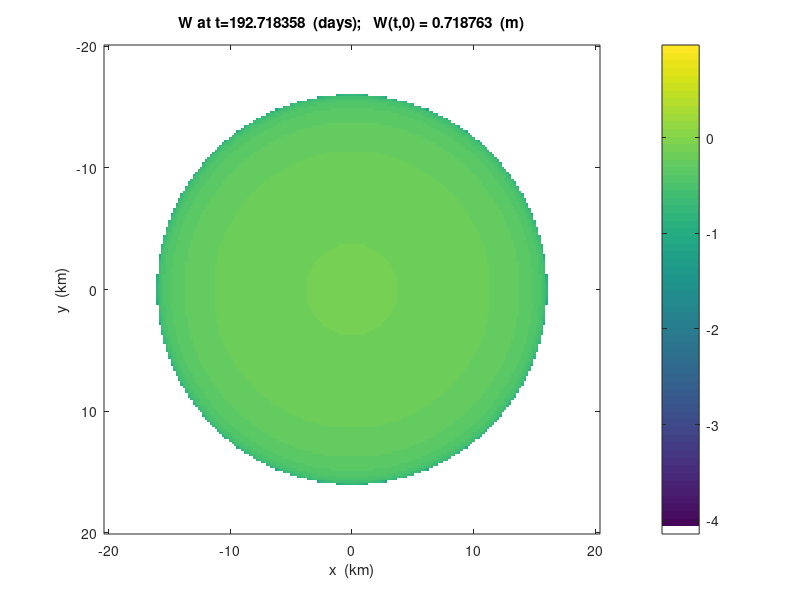

This chart was generated by the following MATLAB code:
function [xx,yy,W] = baren(frames,delay)
% BAREN  Plot the Barenblatt solution of the vertically-
% integrated porous medium equation.  See draft PISM hydrology
% model based on Flowers & Clarke (2002).
% Example 1: default movie
%   >> baren;
% Example 2: show first five frames with big delay
%   >> baren(5,1.0);
% Example 3: contour plot of fifth frame
%   >> [xx,yy,W] = baren(5,0.0);
%   >> [c,h] = contour(xx/1000,yy/1000,W*100,1:2:15);
%   >> axis equal, clabel(c,h);
%   >> title('W in cm'), xlabel('x (km)'), ylabel('y (km)')

if nargin < 1, frames = 20; end
if nargin < 2, delay = 0.1; end

% values from Flowers & Clarke (2002):
p.sigma = 7/2;
p.rhoi  = 910.0;  % kg m-3; ice density; also PISM default
p.rhow  = 1000.0; % kg m-3; freshwater density; also PISM default
p.Kmax  = 0.01;   % m s-1;  maximum of hydraulic conductivity
p.Kmin  = 0.0001; % m s-1;  minimum of hydraulic conductivity

% constant hydraulic conductivity in q=0 case:
K  = sqrt(p.Kmax*p.Kmin)  % geometric average of Kmax & Kmin

% Barenblatt solution parameters
Y0 = 1.0        % m;      critical water thickness
H0 = 3000       % m;      typical ice sheet thickness
W0 = 200        % m;      center water thickness in Barenblatt   
t0 = ((p.sigma+1) * p.rhow * Y0^p.sigma) ... %  Baren. timescale
       / (p.sigma * K * p.rhoi * H0 * W0^(p.sigma-2))
R0 = 2 * (p.sigma+1) * W0 / sqrt(p.sigma)  % wetting radius at t0
V0 = 4 * pi * (p.sigma+1) * W0^3

% setup time axis, and inform user
tstart = t0 * 10^6;
tend = t0 * 10^11;
if frames == 1, tend = tstart; end
tlist  = linspace(tstart,tend,frames);
secperday = 3600 * 24;
fprintf('BAREN: movie of Barenblatt solution as applied to\n')
fprintf('  subglacial hydrology model; shows %d frames\n',...
        frames)
fprintf('  from    %.0e t0 = %12.5f days\n  to      %.0e t0 = %12.5f days (=%.3f years)\n',...
        tstart/t0, tstart/secperday, tend/t0, tend/secperday, ...
        tend/(365.24*secperday))
if frames > 1
  fprintf('  with %.3f day time-steps between frames\n',...
        (tlist(2)-tstart)/secperday)
end

% grid on which to display
L = 2.0e4;   % 20 km so region is 40km x 40km
dx = 200;    % 200 m
x = -L:dx:L;  [xx, yy] = meshgrid(x);
rsqr = xx.*xx + yy.*yy;

% setup color axis
W0start = W0 * (t0/tstart)^(2/9);
W0end   = W0 * (t0/tend)^(2/9);
cmap = colormap;  cmap(1,:) = [1 1 1];  % show W=0 as white
colormap(cmap)
fprintf('  color shows  log_{10} W(t,r)  with W in meters\n')

% compute Barenblatt solution and show movie
for m = 1:frames
  t   = tlist(m);
  trp = (t0 / t)^(1/(p.sigma+1));
  A   = (p.sigma * trp) / (4 * (p.sigma+1)^2 * W0^2);
  psi = 1 - A * rsqr;
  psi = max(psi,0.0);
  W   = W0 * trp * psi.^(1/p.sigma);
  imagesc(x/1000,x/1000,log10(W),...
          [log10(0.0001*W0end) log10(W0start)])
  colorbar,  axis equal
  ylabel('y  (km)'),  xlabel('x  (km)')
  title(sprintf('W at t=%.6f  (days);   W(t,0) = %.6f  (m)',...
                t / secperday, W0 * trp))
  % optional:  print(sprintf('frame%03d.pdf',m),'-dpdf') 
  pause(delay)
end

